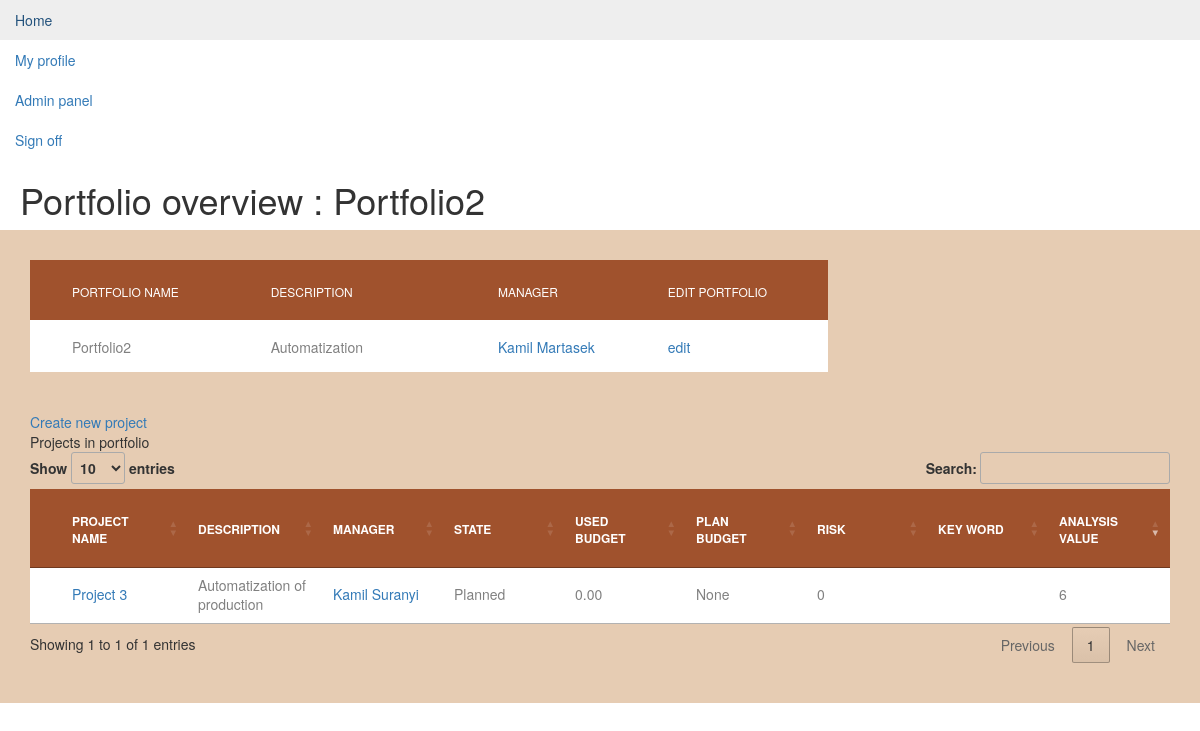
The page /dp/portfolio/2 (signed in) on the database as committed earlier.
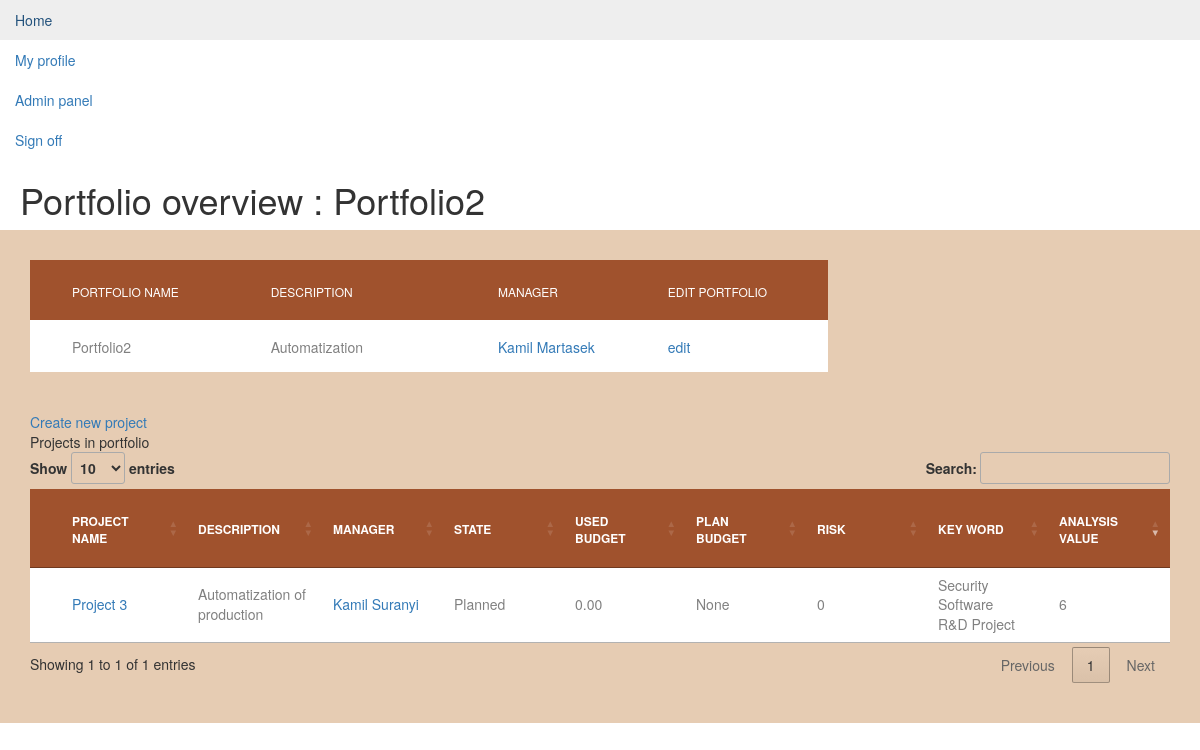
The same page on the database as committed later.
### dp/models.py (models this page shows, shortened)
class Project(models.Model):
    portfolio = models.ForeignKey(Portfolio, on_delete=models.SET_NULL, null=True, blank=True)
    project_name = models.TextField()
    description = models.CharField(max_length=200)
    plan_budget = models.DecimalField(max_digits=15, decimal_places=2, null=True, blank=True)
    used_budget = models.DecimalField(max_digits=15, decimal_places=2, default=0)
    manhours = models.DecimalField(max_digits=15, decimal_places=0, null=True, blank=True)
    pub_date = models.DateTimeField (auto_now_add=True)
    start_date = models.DateField ('date of start', null=True, blank=True)
    deadline = models.DateField ('date of deadline', null=True, blank=True)
    possible_income = models.DecimalField(max_digits=15, decimal_places=2, null=True, blank=True)
    complexity = models.CharField(max_length=1, choices=COMPLEXITY_VALUES, null=True)
    type = models.CharField(max_length=1, choices=TYPE_VALUES, null=True)
    urgency = models.CharField(max_length=1, choices=PRIORITY_VALUES, null=True)
    importance = models.CharField(max_length=1, choices=PRIORITY_VALUES, null=True)
    STATE_VALUES = (
        ('1', 'Planned'),
        ('2', 'Ongoing'),
        ('3', 'Finished'),
        ('4', 'Interrupted'),
        ('5', 'Stopped'),
    )
    state = models.CharField(max_length=1, choices=STATE_VALUES, default=1)
    progress = models.DecimalField(max_digits=3, decimal_places=2, default=0,
                                   validators=[MaxValueValidator(1.00), MinValueValidator(0.00)])
    project_manager = models.ForeignKey(Employee, on_delete=models.SET_NULL, null=True, blank=True)
    def risk(self, zero_if_not_set=False):
        project_risk = 0
        for risk in self.projectrisk_set.all():
            if risk.risk_state == 0 or risk.risk_state == 1:
                project_risk += (decimal.Decimal(risk.probability) * decimal.Decimal(risk.risk_impact))
        project_risk_count = self.projectrisk_set.filter(risk_state__in=[0, 1])
        if project_risk != 0:
            project_risk = (round(project_risk / len(project_risk_count), 0))
        return project_risk
    def optimalization(self):
        return optimization(self, OrganizationStrategy.objects.all())

class Portfolio(models.Model):
    portfolio_name = models.CharField(max_length=200)
    pub_date = models.DateTimeField('date published', editable=False)
    portfolio_manager = models.ForeignKey(Employee, on_delete=models.SET_NULL, null=True)
    description = models.CharField(max_length=200, null=True)

class Employee(models.Model):
    user = models.OneToOneField(User, on_delete=models.CASCADE)
    position = models.CharField(max_length=200)
    address = models.CharField(max_length=200)
    birthday = models.DateField()
    photo = models.FileField( blank=True, null=True)
    salary = models.DecimalField(max_digits =9, decimal_places=2, null=True)
    GENDER_VALUES = (
        ('male', 'Male'),
        ('female', 'Female'),
    )
    gender = models.CharField(max_length=6, choices=GENDER_VALUES)

class ProjectStrategy(models.Model):
    class Meta:
        unique_together = (('project', 'strategy'),)
    project = models.ForeignKey(Project, on_delete=models.CASCADE)
    strategy = models.ForeignKey(Strategy, on_delete=models.CASCADE)

class Strategy(models.Model):
    name = models.CharField(max_length=50)

### dp/views.py (the view)
# urls.py: path('portfolio/<int:portfolio_id>', views.portfolio_detail, name='portfolio_detail'),
@login_required
def portfolio_detail(request, portfolio_id):
    portfolio = get_object_or_404(Portfolio, pk=portfolio_id)
    projects_count = portfolio.project_set.count
    return render(request, 'dp/portfolio_detail.html',
                  {'portfolio': portfolio, 'projects_count': projects_count,
                   'error_message': "You didn't select a choice."})

### dp/analytics.py (called while the page is built)
def optimization(project, org_strategy):
    result = 0
    result += RISK_OK_POINTS if project.risk(zero_if_not_set=True) < RISK_APPETITE else RISK_NOT_OK_POINTS
    result += COMPLEXITY_LOW_POINTS if project.complexity == '0' else COMPLEXITY_HIGH_POINTS
    is_strategic = check_if_strategic(project, org_strategy)
    result += IS_STRATEGIC_POINTS if is_strategic else ISNT_STRATEGIC_POINTS
    if project.progress >= PROGRESS_HIGH:
        result += PROGRESS_HIGH_POINTS
    elif project.progress <= PROGRESS_MODERATE:
        result += PROGRESS_LOW_POINTS
    else:
        result += PROGRESS_MODERATE_POINTS
    if project.state == '2' or project.state == '4':
        res_tmp = calculate_ongoing_proj_score(project)
        result += res_tmp
    return result

### templates/dp/portfolio_detail.html (shortened to what the changed rows need)
{% extends "dp/base.html" %}
{% block title %}
    <h1>Portfolio overview : {{ portfolio.portfolio_name }}</h1>
{% endblock %}
{% block content %}
    {% load static %}
    <link rel="stylesheet" type="text/css" href="{% static 'dp/css/index.css' %}"/>
    <div class="limiter">
        <div class="container-table100">
            <div class="wrap-table100">
                <div class="table100 ver1 m-b-110">
                    <table data-vertable="ver1">
                        <thead>
                        <tr class="row100 head">
                            <th class="column100 column1" data-column="column1">Portfolio name</th>
                            <th class="column100 column2" data-column="column2">Description</th>
                            <th class="column100 column3" data-column="column3">Manager</th>
                            {% if user.is_superuser or user.employee.id == portfolio.portfolio_manager_id %}
                                <th class="column100 column4" data-column="column4">Edit portfolio</th>
                            {% endif %}
                        </tr>
                        </thead>
                        <tbody>
                        <ul>
                            <tr class="row100">
                                <td class="column100 column1" data-column="column1">
                                    {{ portfolio.portfolio_name }}
                                </td>
                                <td class="column100 column2" data-column="column2">
                                    {{ portfolio.description }}
                                </td>
                                <td class="column100 column3" data-column="column3">
                                    {% if portfolio.portfolio_manager %}
                                        <a href="{% url 'dp:employee_detail' portfolio.portfolio_manager.id %}">{{ portfolio.portfolio_manager.user.first_name }} {{ portfolio.portfolio_manager.user.last_name }}</a>
                                    {% endif %}
                                </td>
                                {% if user.is_superuser or user.employee.id == portfolio.portfolio_manager_id %}
                                    <td class="column100 column4" data-column="column4">
                                        <a href="{% url 'dp:portfolio_edit' portfolio.id %}"> edit </a>
                                    </td>
                                {% endif %}
                            </tr>
                        </ul>
                        </tbody>
                    </table>
                    <br>
                    <br>
                    {% if user.is_superuser or user.employee.id == portfolio.portfolio_manager_id %}
                        <br>
                    {% endif %}
                    {% if portfolio.project_set.all %}
                        <table id="example">
                            <thead>
                            <tr class="row100 head">
                                <th class="column100 column1" data-column="column1">Project name</th>
                                <th class="column100 column2" data-column="column2">Description</th>
                                <th class="column100 column3" data-column="column3">Manager</th>
                                {% if user.is_superuser or user.employee.id == portfolio.portfolio_manager_id %}
                                    <th class="column100 column4" data-column="column4">State</th>
                                    <th class="column100 column5" data-column="column5">Used budget</th>
                                    <th class="column100 column6" data-column="column6">Plan budget</th>
                                    <th class="column100 column7" data-column="column7">Risk</th>
                                    <th class="column100 column8" data-column="column8">Key word</th>
                                    <th class="column100 column9" data-column="column9">Analysis value</th>
                                {% endif %}
                            </tr>
                            </thead>
                            <tbody>
                            {% for project in portfolio.project_set.all %}
                                <tr class="row100">
                                    <td class="column100 column1" data-column="column1">
                                        <a href="{% url 'dp:project_detail' project.id %}">{{ project.project_name }}</a>
                                    </td>
                                    <td class="column100 column2" data-column="column2">
                                        {{ project.description }}
                                    </td>
                                    <td class="column100 column3" data-column="column3">
                                        {% if project.project_manager %}
                                            <a href="{% url 'dp:employee_detail' project.project_manager.id %}"> {{ portfolio.portfolio_manager.user.first_name }} {{ project.project_manager.user.last_name }}</a>
                                        {% endif %}
                                    </td>
                                    {% if user.is_superuser or user.employee.id == portfolio.portfolio_manager_id %}
                                        <td class="column100 column4" data-column="column4">
                                            {{ project.get_state_display }}
                                        </td>
                                        <td class="column100 column5" data-column="column5">
                                            {{ project.used_budget }}
                                        </td>
                                        <td class="column100 column6" data-column="column6">
                                            {{ project.plan_budget }}
                                        </td>
                                        <td class="column100 column7" data-column="column7">
                                            {{ project.risk }}
                                        </td>
                                        <td class="column100 column8" data-column="column8">
                                            {% for key_word in project.projectstrategy_set.all %}
                                                {{ key_word.strategy.name }}<br>
                                            {% endfor %}
                                        </td>
                                        <td class="column100 column9" data-column="column9">
                                            {{ project.optimalization }}
                                        </td>
                                    {% endif %}
                                </tr>
                            {% endfor %}
                            </tbody>
                        </table>
                        <br>
                    {% endif %}
                </div>
            </div>
        </div>
    </div>
{% endblock content %}

Rows that differ between the two databases and show on the page:
added ProjectStrategy: strategy.name "Security Software"
added ProjectStrategy: strategy.name "R&D Project"
